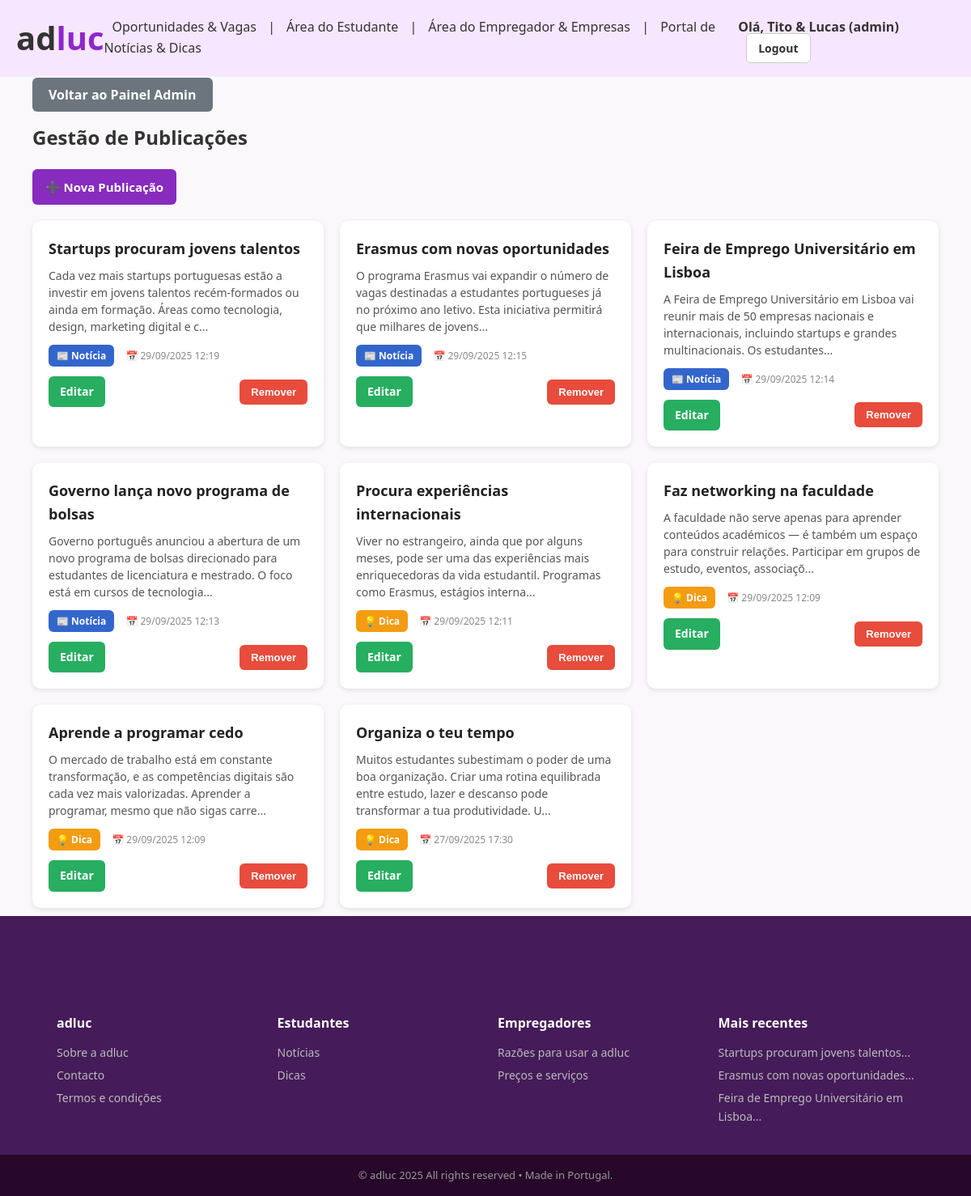
The app's page /admin/publicacoes (signed in) with its own data.
### modelos/modelos.py (models this page shows)
class Publicacao(db.Model):
    __tablename__ = "publicacoes"
    id = db.Column(db.Integer, primary_key=True)
    titulo = db.Column(db.String(200), nullable=False)
    autor_id = db.Column(db.Integer, db.ForeignKey("utilizadores.id"), nullable=False)
    data_hora = db.Column(db.DateTime, default=datetime.utcnow)
    foto = db.Column(db.String(200), nullable=True)
    conteudo = db.Column(db.Text, nullable=False)
    tipo = db.Column(db.String(20), default="noticia")  # noticia ou dica

### app.py (the view)
@app.route("/admin/publicacoes", endpoint="gestao_publicacoes")
def gestao_publicacoes():
    if session.get("tipo") != "admin":
        return redirect(url_for("login"))
    pubs = Publicacao.query.order_by(Publicacao.data_hora.desc()).all()
    return render_template("gestao_publicacoes.html", publicacoes=pubs)

### app.py (called while the page is built)
@app.context_processor
def inject_publicacoes_recentes():
    from modelos.modelos import Publicacao
    recentes = Publicacao.query.order_by(Publicacao.data_hora.desc()).limit(3).all()
    return dict(publicacoes_recentes=recentes)

### templates/gestao_publicacoes.html
{% extends "base.html" %}
{% block conteudo %}
<div style="margin-top:0; text-align:left;">
  <a href="{{ url_for('pagina_admin') }}"
     style="background:#6c757d;color:#fff;padding:10px 20px;border-radius:6px;
            text-decoration:none;font-weight:600;transition:all .3s ease;"
     onmouseover="this.style.background='#2c0f3e';this.style.transform='scale(1.05)';"
     onmouseout="this.style.background='#6c757d';this.style.transform='scale(1)';">
    Voltar ao Painel Admin
  </a>
</div>
<h2 style="margin:20px 0;font-size:24px;color:#333;">Gestão de Publicações</h2>
<div style="margin-bottom:20px;">
  <a href="{{ url_for('publicar_conteudo') }}"
     style="display:inline-block;background:#882bbf;color:#fff;padding:10px 16px;border-radius:6px;
            font-size:15px;font-weight:600;text-decoration:none;transition:background .3s;"
     onmouseover="this.style.background='#2c0f3e';"
     onmouseout="this.style.background='#c565fa';">
    ➕ Nova Publicação
  </a>
</div>
<div style="display:grid;grid-template-columns:repeat(auto-fill,minmax(350px,1fr));gap:20px;">
  {% for pub in publicacoes %}
    <div
      style="background:#fff;border-radius:10px;padding:20px;box-shadow:0 2px 6px rgba(0,0,0,.1);
             transition:all .3s ease;cursor:pointer;"
      onmouseover="this.style.transform='translateY(-5px)';this.style.boxShadow='0 6px 16px rgba(0,0,0,0.15)';"
      onmouseout="this.style.transform='translateY(0)';this.style.boxShadow='0 2px 6px rgba(0,0,0,.1)';"
    >
      <h3 style="margin:0;font-size:18px;color:#222;">{{ pub.titulo }}</h3>
      <p style="font-size:14px;color:#555;margin:8px 0 12px;line-height:1.5;">
        {{ pub.conteudo[:160] }}...
      </p>
      <div style="margin-bottom:12px;">
        <span style="display:inline-block;padding:4px 10px;border-radius:6px;font-size:12px;font-weight:600;
                     color:#fff;background:{% if pub.tipo=='noticia' %}#3366cc{% else %}#f39c12{% endif %};">
          {% if pub.tipo=='noticia' %}📰 Notícia{% else %}💡 Dica{% endif %}
        </span>
        <span style="font-size:12px;color:#888;margin-left:10px;">
          📅 {{ pub.data_hora.strftime("%d/%m/%Y %H:%M") }}
        </span>
      </div>
      <div style="display:flex;justify-content:space-between;align-items:center;">
        <a href="{{ url_for('editar_publicacao', pub_id=pub.id) }}"
           style="text-decoration:none;background:#27ae60;color:#fff;padding:8px 14px;border-radius:6px;
                  font-size:14px;font-weight:600;transition:background .3s;"
           onmouseover="this.style.background='#1e8449';"
           onmouseout="this.style.background='#27ae60';">
          Editar
        </a>
        <form method="POST" action="{{ url_for('remover_publicacao', pub_id=pub.id) }}" style="margin:0;">
          <button type="submit"
                  style="background:#e74c3c;color:#fff;border:none;padding:8px 14px;border-radius:6px;
                         font-size:13px;font-weight:600;cursor:pointer;transition:background .3s;"
                  onmouseover="this.style.background='#c0392b';"
                  onmouseout="this.style.background='#e74c3c';">
            Remover
          </button>
        </form>
      </div>
    </div>
  {% else %}
    <p style="color:#777;">Ainda não existem publicações.</p>
  {% endfor %}
</div>
{% endblock %}

### templates/base.html (shortened to what this page needs)
<!DOCTYPE html>
<html lang="pt">
<head>
  <link rel="stylesheet" href="{{ url_for('static', filename='css/style.css') }}">
</head>
<body class="light">
<header class="site-header">
  <div class="logo">
      <a href="{{ url_for('pagina_inicial') }}" style="text-decoration: none; color:inherit;">
        <span class="logo-ad">ad</span><span class="logo-luc">luc</span>
      </a>
  </div>
<nav class="nav-links" id="nav-menu">
    <a href="{{ url_for('pagina_vagas') }}">Oportunidades & Vagas</a>
    <span> | </span>
    <a href="{{ url_for('pagina_estudante') if session.get('tipo') == 'estudante' else '#' }}">Área do Estudante</a>
    <span> | </span>
    <a href="{{ url_for('pagina_empresa') if session.get('tipo') == 'empresa' else '#' }}">Área do Empregador & Empresas</a>
     <span> | </span>
    <a href="{{ url_for('pagina_conteudos') }}">Portal de Notícias & Dicas</a>
</nav>
  <div class="nav-buttons">
    {% if session.get('utilizador_id') %}
      <span class="user-info">Olá, {{ session.get('nome') }} ({{ session.get('tipo') }})</span>
      <a href="{{ url_for('logout') }}" class="btn btn-outline">Logout</a>
    {% else %}
      <a href="{{ url_for('login') }}" class="btn btn-outline">Iniciar sessão</a>
      <a href="{{ url_for('registo') }}" class="btn btn-azul">Criar conta</a>
    {% endif %}
  </div>
</header>
<main>
  {% block conteudo %}{% endblock %}
</main>
<footer class="site-footer">
  <div class="footer-columns">
    <div class="footer-col">
      <h3 class="footer-logo">adluc</h3>
      <a href="{{ url_for('pagina_sobre') }}">Sobre a adluc</a>
      <a href="{{ url_for('pagina_contactos') }}">Contacto</a>
      <a href="{{ url_for('pagina_termos') }}">Termos e condições</a>
    </div>
    <div class="footer-col">
      <h3>Estudantes</h3>
      <a href="{{ url_for('pagina_noticias') }}">Notícias</a>
      <a href="{{ url_for('pagina_dicas') }}">Dicas</a>
    </div>
    <div class="footer-col">
      <h3>Empregadores</h3>
      <a href="{{ url_for('pagina_razoes') }}">Razões para usar a adluc</a>
      <a href="{{ url_for('pagina_precos') }}">Preços e serviços</a>
    </div>
    <div class="footer-col">
      <h3>Mais recentes</h3>
      {% for pub in publicacoes_recentes %}
        <a href="{{ url_for('detalhe_publicacao', pub_id=pub.id) }}">
          {{ pub.titulo[:40] }}...
        </a>
      {% else %}
        <p style="color:#bbb;font-size:14px;">Sem publicações</p>
      {% endfor %}
    </div>
  </div>
  <div class="footer-bottom">
    © adluc 2025 All rights reserved • Made in Portugal.
  </div>
</footer>
</body>
</html>

### static/css/style.css (style rules this page uses)
html, body { height: 100%; display: flex; flex-direction: column; background: #fbf8fb; }
main { flex: 1; padding: 10px 40px; }
* { margin:0;padding:0;box-sizing:border-box; }
body { font-family:'Segoe UI',Arial,sans-serif;background:#fbf8fb;color:#333;line-height:1.6; }
.site-header { display:flex;justify-content:space-between;align-items:center;padding:15px 20px;background:#f7e6ff;border-bottom:1px solid #eee;position:sticky;top:0;z-index:1000; }
.logo { font-size:40px;font-weight:bold; }
.logo-ad { color:#333; }
.logo-luc { color: #8e28ca; }
.nav-links a { margin:0 12px;color:#333;text-decoration:none;font-weight:500; }
.nav-buttons a { margin-left:10px;text-decoration:none;padding:8px 14px;border-radius:6px;font-weight:600;font-size:14px; }
.btn-outline { border:1px solid #ccc;background:#fff;color:#333; }
.site-footer { background:#451b59;color:#fff;margin-top: auto; padding-top:120px; }
.footer-columns { display:grid;grid-template-columns:repeat(auto-fit,minmax(200px,1fr));gap:30px;max-width:1100px;margin:auto;padding:0 20px 30px; }
.footer-col h3 { margin-bottom:12px;font-size:16px;font-weight:700; }
.footer-logo { font-size:20px;color:#fff; }
.footer-col a { display:block;color:#bbb;margin-bottom:6px;text-decoration:none;font-size:14px; }
.footer-bottom { background:#27072a;color:#999;text-align:center;padding:15px;font-size:13px; }
.user-info { margin-right:12px; font-weight:600; color:#333; }
.nav-links a { margin: 0 10px; color: #333; text-decoration: none; font-weight: 500; }

### records on screen
Publicacao: titulo "Startups procuram jovens talentos", conteudo "Cada vez mais startups portuguesas estão a investir em jovens talentos recém-formados ou ainda em formação. Áreas como tecnologia, design, marketing digital e c", tipo "📰 Notícia", data_hora "29/09/2025 12:19"
Publicacao: titulo "Erasmus com novas oportunidades", conteudo "O programa Erasmus vai expandir o número de vagas destinadas a estudantes portugueses já no próximo ano letivo. Esta iniciativa permitirá que milhares de jovens", tipo "📰 Notícia", data_hora "29/09/2025 12:15"
Publicacao: titulo "Feira de Emprego Universitário em Lisboa", conteudo "A Feira de Emprego Universitário em Lisboa vai reunir mais de 50 empresas nacionais e internacionais, incluindo startups e grandes multinacionais. Os estudantes", tipo "📰 Notícia", data_hora "29/09/2025 12:14"
Publicacao: titulo "Governo lança novo programa de bolsas", conteudo "Governo português anunciou a abertura de um novo programa de bolsas direcionado para estudantes de licenciatura e mestrado. O foco está em cursos de tecnologia", tipo "📰 Notícia", data_hora "29/09/2025 12:13"
Publicacao: titulo "Procura experiências internacionais", conteudo "Viver no estrangeiro, ainda que por alguns meses, pode ser uma das experiências mais enriquecedoras da vida estudantil. Programas como Erasmus, estágios interna", tipo "💡 Dica", data_hora "29/09/2025 12:11"
Publicacao: titulo "Faz networking na faculdade", conteudo "A faculdade não serve apenas para aprender conteúdos académicos — é também um espaço para construir relações. Participar em grupos de estudo, eventos, associaçõ", tipo "💡 Dica", data_hora "29/09/2025 12:09"
Publicacao: titulo "Aprende a programar cedo", conteudo "O mercado de trabalho está em constante transformação, e as competências digitais são cada vez mais valorizadas. Aprender a programar, mesmo que não sigas carre", tipo "💡 Dica", data_hora "29/09/2025 12:09"
Publicacao: titulo "Organiza o teu tempo", conteudo "Muitos estudantes subestimam o poder de uma boa organização. Criar uma rotina equilibrada entre estudo, lazer e descanso pode transformar a tua produtividade. U", tipo "💡 Dica", data_hora "27/09/2025 17:30"

### other values on screen
{{ session.get('nome') }} "Tito & Lucas"
{{ session.get('tipo') }} "admin"
